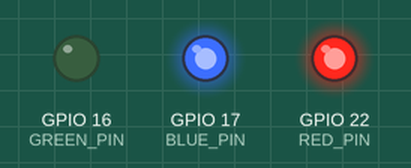
Simulated run of this sketch. Board: ESP32. Parts: output pins drawn as LEDs (lit = HIGH). Dashed ring = blinking. What the sketch prints to the serial monitor is not drawn.

Above: at 1.0 s.
At 2.5 s:
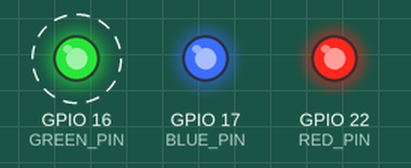
Timing chart, 0 to 4.6 s (numbered marks = the images above):
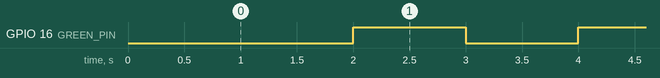

Measured:
- by itself, GPIO 16 (GREEN_PIN): alternates HIGH for 1.0 s and LOW for 1.0 s

The sketch:

Timer_test.ino
```cpp
//How to use a timer to control LED lights in this program

//pin usage as follow:
//                   RED  GREEN  BLUE   VCC    GND
//ESP32-WROOM-32E:   22    16     17    5V     GND

//Low level  -- turn on LED light
//High level -- turn off LED light

/***********************************************************************************
* @attention
*
* THE PRESENT FIRMWARE WHICH IS FOR GUIDANCE ONLY AIMS AT PROVIDING CUSTOMERS
* WITH CODING INFORMATION REGARDING THEIR PRODUCTS IN ORDER FOR THEM TO SAVE
* TIME. AS A RESULT, QD electronic SHALL NOT BE HELD LIABLE FOR ANY
* DIRECT, INDIRECT OR CONSEQUENTIAL DAMAGES WITH RESPECT TO ANY CLAIMS ARISING
* FROM THE CONTENT OF SUCH FIRMWARE AND/OR THE USE MADE BY CUSTOMERS OF THE
* CODING INFORMATION CONTAINED HEREIN IN CONNECTION WITH THEIR PRODUCTS.
**********************************************************************************/
#include <Arduino.h>

#define RED_PIN 22
#define GREEN_PIN 16
#define BLUE_PIN 17

#define LED_ON  0
#define LED_OFF 1

hw_timer_t * timer = NULL;

volatile byte state = LED_OFF;

void IRAM_ATTR onTimer(){
  state = !state;
  digitalWrite(GREEN_PIN, state);
}

void setup() {
  Serial.begin(115200);
   //Initialize GPIO, turn off blue and green lights

  pinMode(RED_PIN, OUTPUT);
  pinMode(BLUE_PIN, OUTPUT);
  digitalWrite(RED_PIN, LED_OFF);
  digitalWrite(BLUE_PIN, LED_OFF);
  //Initialize red light
  pinMode(GREEN_PIN, OUTPUT);


  /*  1/(80MHZ/80) = 1us  */
  timer = timerBegin(0, 80, true);

  /* Attach the onTimer function to our timer */
  timerAttachInterrupt(timer, &onTimer, true);

  /* *Set the alarm clock to call the onTimer function every second 1 tick is 1us => 1 second is 1000000us * /
  / *Repeat alarm (third parameter)*/

  timerAlarmWrite(timer, 1000000, true);

  /*Start alert*/
  timerAlarmEnable(timer);
  Serial.println("start timer");
}

void loop()
{
    delay(10);
}
```
